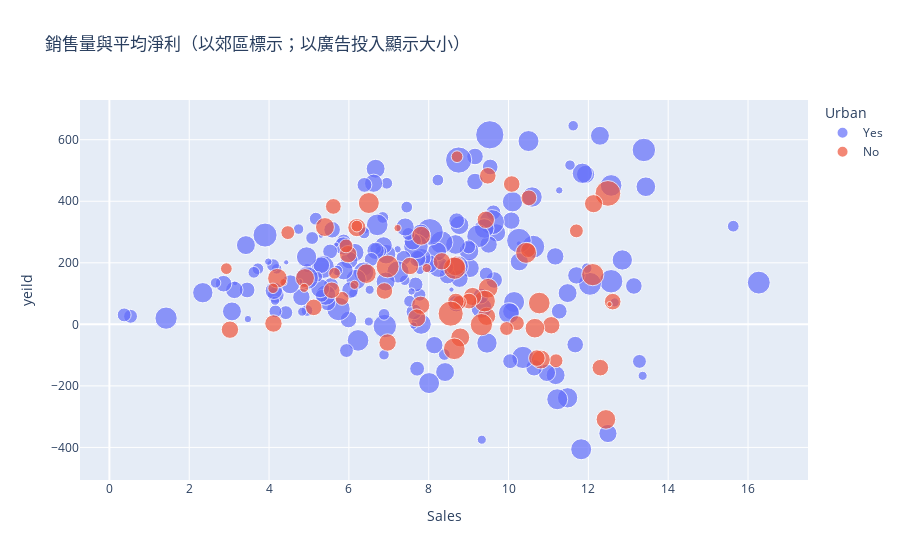

The cell this chart's notebook holds for it:
### Code cell
fig = px.scatter(data, 
                 x="Sales", 
                 y="yeild", 
                 color="Urban",
                 size='Advertising',
                 hover_data = ['ID'],
                 title = '銷售量與平均淨利（以郊區標示；以廣告投入顯示大小）')

iplot(fig)
plot(fig, filename='圖3-銷售量與平均淨利（以郊區標示；以廣告投入顯示大小）.html')

### Figure 1 — Plotly figure (JSON) as saved in the notebook; plotly's stock layout.template omitted (floating-point values rounded to 4 significant figures; data arrays with more than 128 entries replaced by an {"elided": "..."} marker saying what was removed)
{"data": [{"customdata": {"elided": "188x1 int values"}, "hovertemplate": "Urban=Yes<br>Sales=%{x}<br>yeild=%{y}<br>Advertising=%{marker.size}<br>ID=%{customdata[0]}<extra></extra>", "legendgroup": "Yes", "marker": {"color": "#636efa", "size": {"elided": "188 int values"}, "sizemode": "area", "sizeref": 0.0725, "symbol": "circle"}, "mode": "markers", "name": "Yes", "orientation": "v", "showlegend": true, "type": "scatter", "x": {"elided": "188 float values"}, "xaxis": "x", "y": {"elided": "188 float values"}, "yaxis": "y"}, {"customdata": [[74], [159], [99], [47], [140], [22], [190], [88], [282], [36], [6], [152], [369], [179], [148], [151], [352], [158], [319], [185], [291], [97], [354], [235], [300], [350], [267], [11], [191], [361], [16], [362], [388], [234], [351], [76], [27], [90], [343], [65], [78], [287], [279], [285], [320], [155], [72], [136], [33], [75], [397], [367], [154], [268], [254], [177], [394], [229], [260], [55], [100], [130], [211], [296], [101], [203], [210], [162]], "hovertemplate": "Urban=No<br>Sales=%{x}<br>yeild=%{y}<br>Advertising=%{marker.size}<br>ID=%{customdata[0]}<extra></extra>", "legendgroup": "No", "marker": {"color": "#EF553B", "size": [10, 1, 24, 14, 10, 12, 18, 7, 7, 11, 13, 17, 10, 14, 9, 8, 16, 8, 10, 7, 14, 10, 12, 11, 17, 18, 12, 9, 13, 7, 5, 10, 14, 18, 17, 23, 11, 3, 13, 12, 12, 11, 2, 11, 19, 10, 16, 14, 12, 5, 3, 11, 7, 7, 5, 9, 10, 13, 10, 13, 3, 7, 2, 14, 11, 4, 11, 5], "sizemode": "area", "sizeref": 0.0725, "symbol": "circle"}, "mode": "markers", "name": "No", "orientation": "v", "showlegend": true, "type": "scatter", "x": [12.61, 12.53, 12.49, 12.44, 12.3, 12.13, 12.11, 11.7, 11.19, 11.07, 10.81, 10.77, 10.71, 10.66, 10.51, 10.49, 10.44, 10.21, 10.08, 9.95, 9.49, 9.48, 9.45, 9.43, 9.4, 9.32, 9.1, 9.01, 8.79, 8.77, 8.71, 8.68, 8.67, 8.65, 8.64, 8.55, 8.33, 7.95, 7.81, 7.8, 7.7, 7.53, 7.22, 6.97, 6.97, 6.89, 6.5, 6.44, 6.2, 6.2, 6.14, 5.98, 5.93, 5.83, 5.64, 5.61, 5.57, 5.4, 5.12, 4.9, 4.88, 4.47, 4.36, 4.21, 4.11, 4.1, 3.02, 2.93], "xaxis": "x", "y": [73.79, 65.55, 425.5, -308.9, -140.8, 392.1, 161.5, 303.7, -118.4, -2.923, -114.3, 69.13, -109.6, -12.56, 411.0, 241.1, 232.4, 3.92, 455.9, -13.59, 117.4, 482.6, 25.9, 339.7, 75.54, -1.023, 90.45, 75.59, -42.47, 71.05, 544.8, 74.34, 189.9, 182.4, -79.53, 34.76, 204.8, 183.0, 287.8, 62.16, 20.87, 189.6, 312.9, -59.06, 188.1, 108.4, 394.2, 164.7, 314.3, 319.2, 128.4, 228.0, 254.8, 84.36, 165.9, 383.2, 110.8, 316.1, 55.14, 150.4, 118.6, 298.1, 136.8, 149.7, 2.641, 117.1, -17.36, 180.9], "yaxis": "y"}], "layout": {"legend": {"itemsizing": "constant", "title": {"text": "Urban"}, "tracegroupgap": 0}, "title": {"text": "銷售量與平均淨利（以郊區標示；以廣告投入顯示大小）"}, "xaxis": {"anchor": "y", "domain": [0, 1], "title": {"text": "Sales"}}, "yaxis": {"anchor": "x", "domain": [0, 1], "title": {"text": "yeild"}}}}
